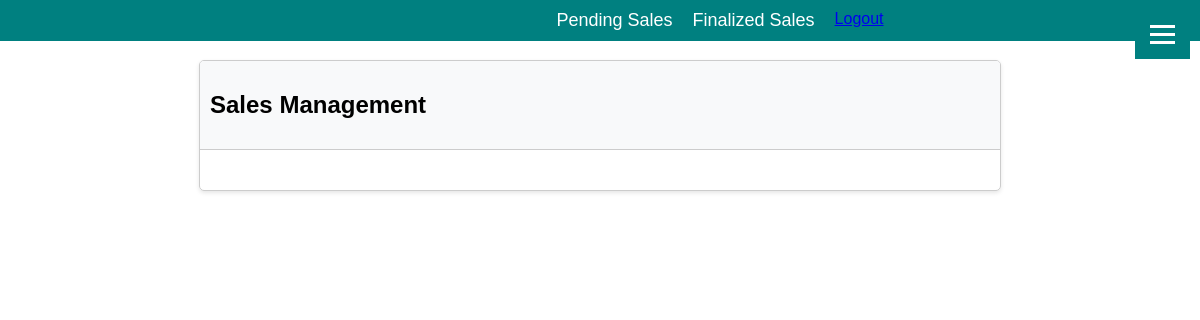
Page /sales_add/detail/status/47 (signed in) on the earlier database version.
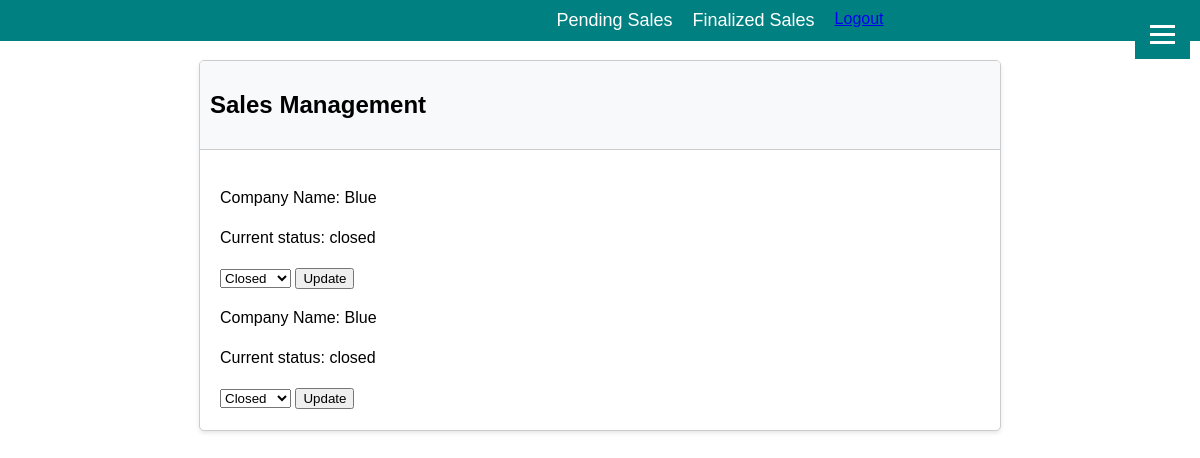
Same page on the later database version.
### origin/models.py (models this page shows, shortened)
class ProductStatus(models.Model):
    product = models.ForeignKey(Product, on_delete=models.CASCADE)
    company = models.ForeignKey(Company, on_delete=models.CASCADE)
    STATUS_CHOICES = [
        ('pending', 'Pending'),
        ('closed', 'Closed'),
        ('denied', 'Denied'),
    ]
    status = models.CharField(max_length=10, choices=STATUS_CHOICES)
    description = models.TextField()
    date_updated = models.DateTimeField(auto_now=True)

class Company(models.Model):
    user = models.ForeignKey(User, on_delete=models.CASCADE)
    company_name = models.CharField(max_length=1000)
    company_address = models.CharField(max_length=1000)
    owner_number = models.CharField(max_length=20)
    manager_number = models.CharField(max_length=20, blank=True, null=True)

### origin/views.py (the view)
# urls.py: path('sales_add/detail/status/<int:company_id>', views.SalesStatus, name='sales_status'),
@login_required
def SalesStatus(request, company_id):
    statuses = ProductStatus.objects.filter(company_id=company_id)
    return render(request, 'sales_status.html', {'statuses':statuses})

### origin/templates/sales_status.html (shortened to what this page needs)
{% extends "base.html" %}
{% block content %}
<div class="card">
    <div class="card-header">
        <h2>Sales Management</h2>
    </div>
    <div class="card-body">
        {% for status in statuses %}
            <div class="company-card">
                <p>Company Name: {{status.company.company_name}}</p>
                <p>Current status: {{ status.status }}</p>
                <form id="status-form-{{ status.id }}" method="post" data-status-id="{{ status.id }}">
                    <select name="updated_status">
                        <option value="closed" {% if status.status == 'closed' %}selected{% endif %}>Closed</option>
                    </select>
                    <button type="submit">Update</button>
                </form>
            </div>
        {% endfor %}
    </div>
</div>
{% endblock content %}

Differences in the rows shown:
added ProductStatus: company.company_name "Blue", status "closed", updated_status "Closed"
added ProductStatus: company.company_name "Blue", status "closed", updated_status "Closed"
